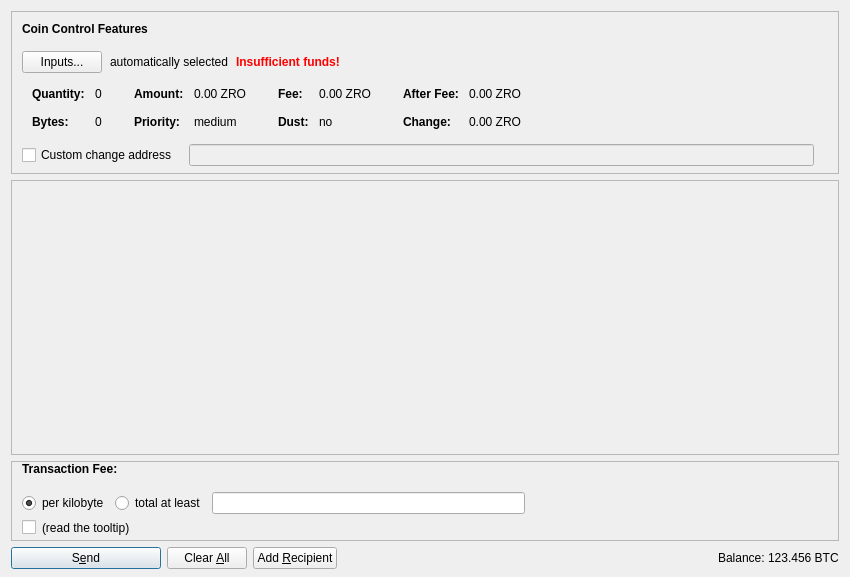
<?xml version="1.0" encoding="UTF-8"?>
<ui version="4.0">
 <class>SendCoinsDialog</class>
 <widget class="QDialog" name="SendCoinsDialog">
  <property name="geometry">
   <rect>
    <x>0</x>
    <y>0</y>
    <width>850</width>
    <height>577</height>
   </rect>
  </property>
  <property name="windowTitle">
   <string>Send Coins</string>
  </property>
  <layout class="QVBoxLayout" name="verticalLayout" stretch="0,1,0,0">
   <property name="bottomMargin">
    <number>8</number>
   </property>
   <item>
    <widget class="QFrame" name="frameCoinControl">
     <property name="sizePolicy">
      <sizepolicy hsizetype="Expanding" vsizetype="Expanding">
       <horstretch>0</horstretch>
       <verstretch>0</verstretch>
      </sizepolicy>
     </property>
     <property name="maximumSize">
      <size>
       <width>16777215</width>
       <height>16777215</height>
      </size>
     </property>
     <property name="frameShape">
      <enum>QFrame::StyledPanel</enum>
     </property>
     <property name="frameShadow">
      <enum>QFrame::Sunken</enum>
     </property>
     <layout class="QVBoxLayout" name="verticalLayoutCoinControl2">
      <property name="spacing">
       <number>0</number>
      </property>
      <property name="leftMargin">
       <number>0</number>
      </property>
      <property name="topMargin">
       <number>0</number>
      </property>
      <property name="rightMargin">
       <number>0</number>
      </property>
      <property name="bottomMargin">
       <number>6</number>
      </property>
      <item>
       <layout class="QVBoxLayout" name="verticalLayoutCoinControl" stretch="0,0,0,0,1">
        <property name="spacing">
         <number>0</number>
        </property>
        <property name="leftMargin">
         <number>10</number>
        </property>
        <property name="topMargin">
         <number>10</number>
        </property>
        <item>
         <layout class="QHBoxLayout" name="horizontalLayoutCoinControl1">
          <property name="bottomMargin">
           <number>15</number>
          </property>
          <item>
           <widget class="QLabel" name="labelCoinControlFeatures">
            <property name="sizePolicy">
             <sizepolicy hsizetype="Preferred" vsizetype="Maximum">
              <horstretch>0</horstretch>
              <verstretch>0</verstretch>
             </sizepolicy>
            </property>
            <property name="font">
             <font>
              <weight>75</weight>
              <bold>true</bold>
             </font>
            </property>
            <property name="styleSheet">
             <string notr="true">font-weight:bold;</string>
            </property>
            <property name="text">
             <string>Coin Control Features</string>
            </property>
           </widget>
          </item>
         </layout>
        </item>
        <item>
         <layout class="QHBoxLayout" name="horizontalLayoutCoinControl2" stretch="0,0,0,0">
          <property name="spacing">
           <number>8</number>
          </property>
          <property name="bottomMargin">
           <number>10</number>
          </property>
          <item>
           <widget class="QPushButton" name="pushButtonCoinControl">
            <property name="styleSheet">
             <string notr="true"/>
            </property>
            <property name="text">
             <string>Inputs...</string>
            </property>
            <property name="autoDefault">
             <bool>false</bool>
            </property>
           </widget>
          </item>
          <item>
           <widget class="QLabel" name="labelCoinControlAutomaticallySelected">
            <property name="text">
             <string>automatically selected</string>
            </property>
            <property name="margin">
             <number>5</number>
            </property>
           </widget>
          </item>
          <item>
           <widget class="QLabel" name="labelCoinControlInsuffFunds">
            <property name="font">
             <font>
              <weight>75</weight>
              <bold>true</bold>
             </font>
            </property>
            <property name="styleSheet">
             <string notr="true">color:red;font-weight:bold;</string>
            </property>
            <property name="text">
             <string>Insufficient funds!</string>
            </property>
            <property name="margin">
             <number>5</number>
            </property>
           </widget>
          </item>
          <item>
           <spacer name="horizontalSpacerCoinControl">
            <property name="orientation">
             <enum>Qt::Horizontal</enum>
            </property>
            <property name="sizeHint" stdset="0">
             <size>
              <width>40</width>
              <height>1</height>
             </size>
            </property>
           </spacer>
          </item>
         </layout>
        </item>
        <item>
         <widget class="QWidget" name="widgetCoinControl" native="true">
          <property name="sizePolicy">
           <sizepolicy hsizetype="Preferred" vsizetype="Preferred">
            <horstretch>0</horstretch>
            <verstretch>0</verstretch>
           </sizepolicy>
          </property>
          <property name="minimumSize">
           <size>
            <width>0</width>
            <height>0</height>
           </size>
          </property>
          <property name="styleSheet">
           <string notr="true"/>
          </property>
          <layout class="QHBoxLayout" name="horizontalLayoutCoinControl5">
           <property name="leftMargin">
            <number>0</number>
           </property>
           <property name="topMargin">
            <number>0</number>
           </property>
           <property name="rightMargin">
            <number>0</number>
           </property>
           <property name="bottomMargin">
            <number>0</number>
           </property>
           <item>
            <layout class="QHBoxLayout" name="horizontalLayoutCoinControl3" stretch="0,0,0,1">
             <property name="spacing">
              <number>20</number>
             </property>
             <property name="topMargin">
              <number>0</number>
             </property>
             <property name="bottomMargin">
              <number>10</number>
             </property>
             <item>
              <layout class="QFormLayout" name="formLayoutCoinControl1">
               <property name="horizontalSpacing">
                <number>10</number>
               </property>
               <property name="verticalSpacing">
                <number>14</number>
               </property>
               <property name="leftMargin">
                <number>10</number>
               </property>
               <property name="topMargin">
                <number>4</number>
               </property>
               <property name="rightMargin">
                <number>6</number>
               </property>
               <item row="0" column="0">
                <widget class="QLabel" name="labelCoinControlQuantityText">
                 <property name="font">
                  <font>
                   <weight>75</weight>
                   <bold>true</bold>
                  </font>
                 </property>
                 <property name="text">
                  <string>Quantity:</string>
                 </property>
                 <property name="margin">
                  <number>0</number>
                 </property>
                </widget>
               </item>
               <item row="0" column="1">
                <widget class="QLabel" name="labelCoinControlQuantity">
                 <property name="cursor">
                  <cursorShape>IBeamCursor</cursorShape>
                 </property>
                 <property name="contextMenuPolicy">
                  <enum>Qt::ActionsContextMenu</enum>
                 </property>
                 <property name="text">
                  <string notr="true">0</string>
                 </property>
                 <property name="margin">
                  <number>0</number>
                 </property>
                 <property name="textInteractionFlags">
                  <set>Qt::LinksAccessibleByMouse|Qt::TextSelectableByKeyboard|Qt::TextSelectableByMouse</set>
                 </property>
                </widget>
               </item>
               <item row="1" column="0">
                <widget class="QLabel" name="labelCoinControlBytesText">
                 <property name="font">
                  <font>
                   <weight>75</weight>
                   <bold>true</bold>
                  </font>
                 </property>
                 <property name="text">
                  <string>Bytes:</string>
                 </property>
                </widget>
               </item>
               <item row="1" column="1">
                <widget class="QLabel" name="labelCoinControlBytes">
                 <property name="cursor">
                  <cursorShape>IBeamCursor</cursorShape>
                 </property>
                 <property name="contextMenuPolicy">
                  <enum>Qt::ActionsContextMenu</enum>
                 </property>
                 <property name="text">
                  <string notr="true">0</string>
                 </property>
                 <property name="textInteractionFlags">
                  <set>Qt::LinksAccessibleByMouse|Qt::TextSelectableByKeyboard|Qt::TextSelectableByMouse</set>
                 </property>
                </widget>
               </item>
              </layout>
             </item>
             <item>
              <layout class="QFormLayout" name="formLayoutCoinControl2">
               <property name="horizontalSpacing">
                <number>10</number>
               </property>
               <property name="verticalSpacing">
                <number>14</number>
               </property>
               <property name="leftMargin">
                <number>6</number>
               </property>
               <property name="topMargin">
                <number>4</number>
               </property>
               <property name="rightMargin">
                <number>6</number>
               </property>
               <item row="0" column="0">
                <widget class="QLabel" name="labelCoinControlAmountText">
                 <property name="font">
                  <font>
                   <weight>75</weight>
                   <bold>true</bold>
                  </font>
                 </property>
                 <property name="text">
                  <string>Amount:</string>
                 </property>
                 <property name="margin">
                  <number>0</number>
                 </property>
                </widget>
               </item>
               <item row="0" column="1">
                <widget class="QLabel" name="labelCoinControlAmount">
                 <property name="cursor">
                  <cursorShape>IBeamCursor</cursorShape>
                 </property>
                 <property name="contextMenuPolicy">
                  <enum>Qt::ActionsContextMenu</enum>
                 </property>
                 <property name="text">
                  <string notr="true">0.00 ZRO</string>
                 </property>
                 <property name="textInteractionFlags">
                  <set>Qt::LinksAccessibleByMouse|Qt::TextSelectableByKeyboard|Qt::TextSelectableByMouse</set>
                 </property>
                </widget>
               </item>
               <item row="1" column="0">
                <widget class="QLabel" name="labelCoinControlPriorityText">
                 <property name="font">
                  <font>
                   <weight>75</weight>
                   <bold>true</bold>
                  </font>
                 </property>
                 <property name="text">
                  <string>Priority:</string>
                 </property>
                </widget>
               </item>
               <item row="1" column="1">
                <widget class="QLabel" name="labelCoinControlPriority">
                 <property name="cursor">
                  <cursorShape>IBeamCursor</cursorShape>
                 </property>
                 <property name="contextMenuPolicy">
                  <enum>Qt::ActionsContextMenu</enum>
                 </property>
                 <property name="text">
                  <string notr="true">medium</string>
                 </property>
                 <property name="textInteractionFlags">
                  <set>Qt::LinksAccessibleByMouse|Qt::TextSelectableByKeyboard|Qt::TextSelectableByMouse</set>
                 </property>
                </widget>
               </item>
              </layout>
             </item>
             <item>
              <layout class="QFormLayout" name="formLayoutCoinControl3">
               <property name="horizontalSpacing">
                <number>10</number>
               </property>
               <property name="verticalSpacing">
                <number>14</number>
               </property>
               <property name="leftMargin">
                <number>6</number>
               </property>
               <property name="topMargin">
                <number>4</number>
               </property>
               <property name="rightMargin">
                <number>6</number>
               </property>
               <item row="0" column="0">
                <widget class="QLabel" name="labelCoinControlFeeText">
                 <property name="font">
                  <font>
                   <weight>75</weight>
                   <bold>true</bold>
                  </font>
                 </property>
                 <property name="text">
                  <string>Fee:</string>
                 </property>
                 <property name="margin">
                  <number>0</number>
                 </property>
                </widget>
               </item>
               <item row="0" column="1">
                <widget class="QLabel" name="labelCoinControlFee">
                 <property name="cursor">
                  <cursorShape>IBeamCursor</cursorShape>
                 </property>
                 <property name="contextMenuPolicy">
                  <enum>Qt::ActionsContextMenu</enum>
                 </property>
                 <property name="text">
                  <string notr="true">0.00 ZRO</string>
                 </property>
                 <property name="textInteractionFlags">
                  <set>Qt::LinksAccessibleByMouse|Qt::TextSelectableByKeyboard|Qt::TextSelectableByMouse</set>
                 </property>
                </widget>
               </item>
               <item row="1" column="0">
                <widget class="QLabel" name="labelCoinControlLowOutputText">
                 <property name="font">
                  <font>
                   <weight>75</weight>
                   <bold>true</bold>
                  </font>
                 </property>
                 <property name="text">
                  <string>Dust:</string>
                 </property>
                </widget>
               </item>
               <item row="1" column="1">
                <widget class="QLabel" name="labelCoinControlLowOutput">
                 <property name="cursor">
                  <cursorShape>IBeamCursor</cursorShape>
                 </property>
                 <property name="contextMenuPolicy">
                  <enum>Qt::ActionsContextMenu</enum>
                 </property>
                 <property name="text">
                  <string notr="true">no</string>
                 </property>
                 <property name="textInteractionFlags">
                  <set>Qt::LinksAccessibleByMouse|Qt::TextSelectableByKeyboard|Qt::TextSelectableByMouse</set>
                 </property>
                </widget>
               </item>
              </layout>
             </item>
             <item>
              <layout class="QFormLayout" name="formLayoutCoinControl4">
               <property name="horizontalSpacing">
                <number>10</number>
               </property>
               <property name="verticalSpacing">
                <number>14</number>
               </property>
               <property name="leftMargin">
                <number>6</number>
               </property>
               <property name="topMargin">
                <number>4</number>
               </property>
               <property name="rightMargin">
                <number>6</number>
               </property>
               <item row="0" column="0">
                <widget class="QLabel" name="labelCoinControlAfterFeeText">
                 <property name="font">
                  <font>
                   <weight>75</weight>
                   <bold>true</bold>
                  </font>
                 </property>
                 <property name="text">
                  <string>After Fee:</string>
                 </property>
                 <property name="margin">
                  <number>0</number>
                 </property>
                </widget>
               </item>
               <item row="0" column="1">
                <widget class="QLabel" name="labelCoinControlAfterFee">
                 <property name="cursor">
                  <cursorShape>IBeamCursor</cursorShape>
                 </property>
                 <property name="contextMenuPolicy">
                  <enum>Qt::ActionsContextMenu</enum>
                 </property>
                 <property name="text">
                  <string notr="true">0.00 ZRO</string>
                 </property>
                 <property name="textInteractionFlags">
                  <set>Qt::LinksAccessibleByMouse|Qt::TextSelectableByKeyboard|Qt::TextSelectableByMouse</set>
                 </property>
                </widget>
               </item>
               <item row="1" column="0">
                <widget class="QLabel" name="labelCoinControlChangeText">
                 <property name="font">
                  <font>
                   <weight>75</weight>
                   <bold>true</bold>
                  </font>
                 </property>
                 <property name="text">
                  <string>Change:</string>
                 </property>
                </widget>
               </item>
               <item row="1" column="1">
                <widget class="QLabel" name="labelCoinControlChange">
                 <property name="cursor">
                  <cursorShape>IBeamCursor</cursorShape>
                 </property>
                 <property name="contextMenuPolicy">
                  <enum>Qt::ActionsContextMenu</enum>
                 </property>
                 <property name="text">
                  <string notr="true">0.00 ZRO</string>
                 </property>
                 <property name="textInteractionFlags">
                  <set>Qt::LinksAccessibleByMouse|Qt::TextSelectableByKeyboard|Qt::TextSelectableByMouse</set>
                 </property>
                </widget>
               </item>
              </layout>
             </item>
            </layout>
           </item>
          </layout>
         </widget>
        </item>
        <item>
         <layout class="QHBoxLayout" name="horizontalLayoutCoinControl4" stretch="0,0,0">
          <property name="spacing">
           <number>12</number>
          </property>
          <property name="sizeConstraint">
           <enum>QLayout::SetDefaultConstraint</enum>
          </property>
          <property name="topMargin">
           <number>5</number>
          </property>
          <property name="rightMargin">
           <number>5</number>
          </property>
          <item>
           <widget class="QCheckBox" name="checkBoxCoinControlChange">
            <property name="toolTip">
             <string>If this is activated, but the change address is empty or invalid, change will be sent to a newly generated address.</string>
            </property>
            <property name="text">
             <string>Custom change address</string>
            </property>
           </widget>
          </item>
          <item>
           <widget class="QValidatedLineEdit" name="lineEditCoinControlChange">
            <property name="enabled">
             <bool>false</bool>
            </property>
            <property name="sizePolicy">
             <sizepolicy hsizetype="Expanding" vsizetype="Fixed">
              <horstretch>0</horstretch>
              <verstretch>0</verstretch>
             </sizepolicy>
            </property>
           </widget>
          </item>
          <item>
           <widget class="QLabel" name="labelCoinControlChangeLabel">
            <property name="sizePolicy">
             <sizepolicy hsizetype="Preferred" vsizetype="Expanding">
              <horstretch>0</horstretch>
              <verstretch>0</verstretch>
             </sizepolicy>
            </property>
            <property name="minimumSize">
             <size>
              <width>0</width>
              <height>0</height>
             </size>
            </property>
            <property name="text">
             <string/>
            </property>
            <property name="margin">
             <number>3</number>
            </property>
           </widget>
          </item>
         </layout>
        </item>
        <item>
         <spacer name="verticalSpacerCoinControl">
          <property name="orientation">
           <enum>Qt::Vertical</enum>
          </property>
          <property name="sizeHint" stdset="0">
           <size>
            <width>800</width>
            <height>1</height>
           </size>
          </property>
         </spacer>
        </item>
       </layout>
      </item>
     </layout>
    </widget>
   </item>
   <item>
    <widget class="QScrollArea" name="scrollArea">
     <property name="widgetResizable">
      <bool>true</bool>
     </property>
     <widget class="QWidget" name="scrollAreaWidgetContents">
      <property name="geometry">
       <rect>
        <x>0</x>
        <y>0</y>
        <width>824</width>
        <height>198</height>
       </rect>
      </property>
      <layout class="QVBoxLayout" name="verticalLayout_2" stretch="0,1">
       <property name="leftMargin">
        <number>0</number>
       </property>
       <property name="topMargin">
        <number>0</number>
       </property>
       <property name="rightMargin">
        <number>0</number>
       </property>
       <property name="bottomMargin">
        <number>0</number>
       </property>
       <item>
        <layout class="QVBoxLayout" name="entries">
         <property name="spacing">
          <number>6</number>
         </property>
        </layout>
       </item>
       <item>
        <spacer name="verticalSpacer">
         <property name="orientation">
          <enum>Qt::Vertical</enum>
         </property>
         <property name="sizeHint" stdset="0">
          <size>
           <width>20</width>
           <height>40</height>
          </size>
         </property>
        </spacer>
       </item>
      </layout>
     </widget>
    </widget>
   </item>
   <item>
    <widget class="QFrame" name="frameFee">
     <property name="enabled">
      <bool>true</bool>
     </property>
     <property name="sizePolicy">
      <sizepolicy hsizetype="Expanding" vsizetype="Expanding">
       <horstretch>0</horstretch>
       <verstretch>0</verstretch>
      </sizepolicy>
     </property>
     <property name="maximumSize">
      <size>
       <width>16777215</width>
       <height>16777215</height>
      </size>
     </property>
     <property name="frameShape">
      <enum>QFrame::StyledPanel</enum>
     </property>
     <property name="frameShadow">
      <enum>QFrame::Sunken</enum>
     </property>
     <layout class="QVBoxLayout" name="verticalLayoutFee1">
      <property name="spacing">
       <number>0</number>
      </property>
      <property name="leftMargin">
       <number>0</number>
      </property>
      <property name="topMargin">
       <number>0</number>
      </property>
      <property name="rightMargin">
       <number>0</number>
      </property>
      <property name="bottomMargin">
       <number>0</number>
      </property>
      <item>
       <layout class="QVBoxLayout" name="verticalLayoutFee2" stretch="0,0,0">
        <property name="spacing">
         <number>0</number>
        </property>
        <property name="sizeConstraint">
         <enum>QLayout::SetMinimumSize</enum>
        </property>
        <property name="leftMargin">
         <number>10</number>
        </property>
        <property name="topMargin">
         <number>0</number>
        </property>
        <item>
         <layout class="QHBoxLayout" name="horizontalLayoutFee1">
          <property name="bottomMargin">
           <number>0</number>
          </property>
          <item>
           <layout class="QVBoxLayout" name="verticalLayoutFee7">
            <property name="spacing">
             <number>0</number>
            </property>
            <item>
             <layout class="QHBoxLayout" name="horizontalLayoutSmartFee">
              <property name="spacing">
               <number>10</number>
              </property>
              <item>
               <widget class="QLabel" name="labelFeeHeadline">
                <property name="sizePolicy">
                 <sizepolicy hsizetype="Preferred" vsizetype="Maximum">
                  <horstretch>0</horstretch>
                  <verstretch>0</verstretch>
                 </sizepolicy>
                </property>
                <property name="font">
                 <font>
                  <weight>75</weight>
                  <bold>true</bold>
                 </font>
                </property>
                <property name="styleSheet">
                 <string notr="true">font-weight:bold;</string>
                </property>
                <property name="text">
                 <string>Transaction Fee:</string>
                </property>
               </widget>
              </item>
             </layout>
            </item>
            <item>
             <spacer name="verticalSpacer_5">
              <property name="orientation">
               <enum>Qt::Vertical</enum>
              </property>
              <property name="sizeHint" stdset="0">
               <size>
                <width>1</width>
                <height>1</height>
               </size>
              </property>
             </spacer>
            </item>
           </layout>
          </item>
          <item>
           <spacer name="horizontalSpacer_4">
            <property name="orientation">
             <enum>Qt::Horizontal</enum>
            </property>
            <property name="sizeHint" stdset="0">
             <size>
              <width>40</width>
              <height>20</height>
             </size>
            </property>
           </spacer>
          </item>
         </layout>
        </item>
        <item>
         <widget class="QFrame" name="frameFeeSelection">
          <layout class="QVBoxLayout" name="verticalLayoutFee12">
           <property name="spacing">
            <number>0</number>
           </property>
           <property name="leftMargin">
            <number>0</number>
           </property>
           <property name="topMargin">
            <number>0</number>
           </property>
           <property name="rightMargin">
            <number>0</number>
           </property>
           <property name="bottomMargin">
            <number>0</number>
           </property>
           <item>
            <layout class="QGridLayout" name="gridLayoutFee">
             <property name="sizeConstraint">
              <enum>QLayout::SetNoConstraint</enum>
             </property>
             <property name="topMargin">
              <number>10</number>
             </property>
             <property name="bottomMargin">
              <number>4</number>
             </property>
             <property name="horizontalSpacing">
              <number>10</number>
             </property>
             <property name="verticalSpacing">
              <number>4</number>
             </property>
             <item row="0" column="0">
              <layout class="QVBoxLayout" name="verticalLayoutFee8">
               <property name="spacing">
                <number>6</number>
               </property>
               <item>
                <layout class="QHBoxLayout" name="horizontalLayoutFee13">
                 <item>
                  <widget class="QRadioButton" name="radioCustomPerKilobyte">
                   <property name="toolTip">
                    <string>If the custom fee is set to 1000 satoshis and the transaction is only 250 bytes, then &quot;per kilobyte&quot; only pays 250 satoshis in fee, while &quot;total at least&quot; pays 1000 satoshis. For transactions bigger than a kilobyte both pay by kilobyte.</string>
                   </property>
                   <property name="text">
                    <string>per kilobyte</string>
                   </property>
                   <property name="checked">
                    <bool>true</bool>
                   </property>
                  </widget>
                 </item>
                 <item>
                  <widget class="QRadioButton" name="radioCustomAtLeast">
                   <property name="toolTip">
                    <string>If the custom fee is set to 1000 satoshis and the transaction is only 250 bytes, then &quot;per kilobyte&quot; only pays 250 satoshis in fee, while &quot;total at least&quot; pays 1000 satoshis. For transactions bigger than a kilobyte both pay by kilobyte.</string>
                   </property>
                   <property name="text">
                    <string>total at least</string>
                   </property>
                  </widget>
                 </item>
                 <item>
                  <widget class="BitcoinAmountField" name="customFee"/>
                 </item>
                 <item>
                  <spacer name="horizontalSpacer_6">
                   <property name="orientation">
                    <enum>Qt::Horizontal</enum>
                   </property>
                   <property name="sizeHint" stdset="0">
                    <size>
                     <width>1</width>
                     <height>1</height>
                    </size>
                   </property>
                  </spacer>
                 </item>
                </layout>
               </item>
               <item>
                <layout class="QHBoxLayout" name="horizontalLayoutFee8">
                 <item>
                  <widget class="QCheckBox" name="checkBoxMinimumFee">
                   <property name="enabled">
                    <bool>true</bool>
                   </property>
                   <property name="toolTip">
                    <string>Paying only the minimum fee is just fine as long as there is less transaction volume than space in the blocks. But be aware that this can end up in a never confirming transaction once there is more demand for zerobitcoin transactions than the network can process.</string>
                   </property>
                   <property name="text">
                    <string/>
                   </property>
                  </widget>
                 </item>
                 <item>
                  <widget class="QLabel" name="labelMinFeeWarning">
                   <property name="enabled">
                    <bool>true</bool>
                   </property>
                   <property name="toolTip">
                    <string>Paying only the minimum fee is just fine as long as there is less transaction volume than space in the blocks. But be aware that this can end up in a never confirming transaction once there is more demand for zerobitcoin transactions than the network can process.</string>
                   </property>
                   <property name="text">
                    <string>(read the tooltip)</string>
                   </property>
                   <property name="margin">
                    <number>5</number>
                   </property>
                  </widget>
                 </item>
                 <item>
                  <spacer name="horizontalSpacer_2">
                   <property name="orientation">
                    <enum>Qt::Horizontal</enum>
                   </property>
                   <property name="sizeHint" stdset="0">
                    <size>
                     <width>1</width>
                     <height>1</height>
                    </size>
                   </property>
                  </spacer>
                 </item>
                </layout>
               </item>
              </layout>
             </item>
            </layout>
           </item>
          </layout>
         </widget>
        </item>
        <item>
         <spacer name="verticalSpacerFee">
          <property name="orientation">
           <enum>Qt::Vertical</enum>
          </property>
          <property name="sizeHint" stdset="0">
           <size>
            <width>800</width>
            <height>1</height>
           </size>
          </property>
         </spacer>
        </item>
       </layout>
      </item>
     </layout>
    </widget>
   </item>
   <item>
    <layout class="QHBoxLayout" name="horizontalLayout">
     <item>
      <widget class="QPushButton" name="sendButton">
       <property name="minimumSize">
        <size>
         <width>150</width>
         <height>0</height>
        </size>
       </property>
       <property name="toolTip">
        <string>Confirm the send action</string>
       </property>
       <property name="text">
        <string>S&amp;end</string>
       </property>
       <property name="icon">
        <iconset resource="../bitcoin.qrc">
         <normaloff>:/icons/send</normaloff>:/icons/send</iconset>
       </property>
       <property name="autoDefault">
        <bool>false</bool>
       </property>
       <property name="default">
        <bool>true</bool>
       </property>
      </widget>
     </item>
     <item>
      <widget class="QPushButton" name="clearButton">
       <property name="sizePolicy">
        <sizepolicy hsizetype="Minimum" vsizetype="Fixed">
         <horstretch>0</horstretch>
         <verstretch>0</verstretch>
        </sizepolicy>
       </property>
       <property name="toolTip">
        <string>Clear all fields of the form.</string>
       </property>
       <property name="text">
        <string>Clear &amp;All</string>
       </property>
       <property name="icon">
        <iconset resource="../bitcoin.qrc">
         <normaloff>:/icons/remove</normaloff>:/icons/remove</iconset>
       </property>
       <property name="autoDefault">
        <bool>false</bool>
       </property>
      </widget>
     </item>
     <item>
      <widget class="QPushButton" name="addButton">
       <property name="toolTip">
        <string>Send to multiple recipients at once</string>
       </property>
       <property name="text">
        <string>Add &amp;Recipient</string>
       </property>
       <property name="icon">
        <iconset resource="../bitcoin.qrc">
         <normaloff>:/icons/add</normaloff>:/icons/add</iconset>
       </property>
       <property name="autoDefault">
        <bool>false</bool>
       </property>
      </widget>
     </item>
     <item>
      <spacer name="horizontalSpacer">
       <property name="orientation">
        <enum>Qt::Horizontal</enum>
       </property>
       <property name="sizeHint" stdset="0">
        <size>
         <width>40</width>
         <height>20</height>
        </size>
       </property>
      </spacer>
     </item>
     <item>
      <layout class="QHBoxLayout" name="horizontalLayout_2">
       <property name="spacing">
        <number>3</number>
       </property>
       <item>
        <widget class="QLabel" name="label">
         <property name="sizePolicy">
          <sizepolicy hsizetype="Preferred" vsizetype="Fixed">
           <horstretch>0</horstretch>
           <verstretch>0</verstretch>
          </sizepolicy>
         </property>
         <property name="text">
          <string>Balance:</string>
         </property>
        </widget>
       </item>
       <item>
        <widget class="QLabel" name="labelBalance">
         <property name="sizePolicy">
          <sizepolicy hsizetype="Preferred" vsizetype="Fixed">
           <horstretch>0</horstretch>
           <verstretch>0</verstretch>
          </sizepolicy>
         </property>
         <property name="cursor">
          <cursorShape>IBeamCursor</cursorShape>
         </property>
         <property name="text">
          <string notr="true">123.456 BTC</string>
         </property>
         <property name="textInteractionFlags">
          <set>Qt::LinksAccessibleByMouse|Qt::TextSelectableByKeyboard|Qt::TextSelectableByMouse</set>
         </property>
        </widget>
       </item>
      </layout>
     </item>
    </layout>
   </item>
  </layout>
 </widget>
 <customwidgets>
  <customwidget>
   <class>QValidatedLineEdit</class>
   <extends>QLineEdit</extends>
   <header>qvalidatedlineedit.h</header>
  </customwidget>
  <customwidget>
   <class>BitcoinAmountField</class>
   <extends>QLineEdit</extends>
   <header>bitcoinamountfield.h</header>
   <container>1</container>
  </customwidget>
 </customwidgets>
 <resources>
  <include location="../bitcoin.qrc"/>
 </resources>
 <connections/>
</ui>
